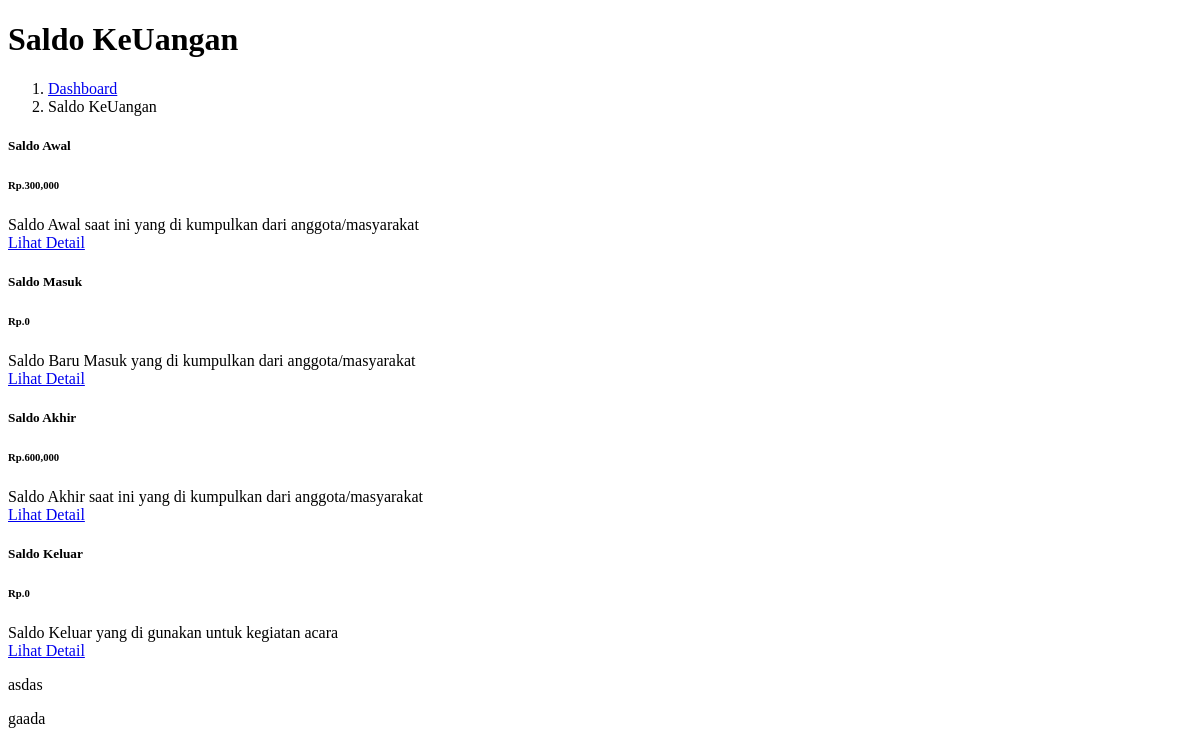
The page /admin/cek_saldo.php on the database as committed earlier.
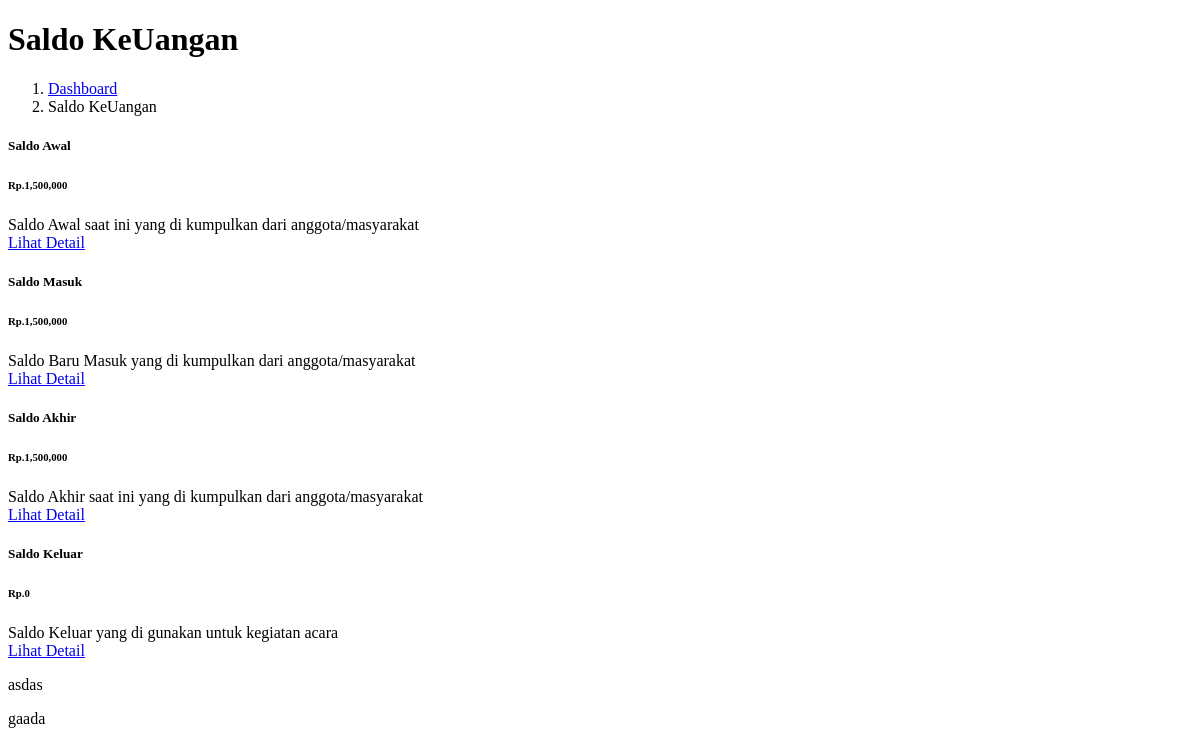
The same page on the database as committed later.
### tables this page shows
CREATE TABLE `saldo_awal` (
  `id_saldo_awal` int(11) NOT NULL,
  `id_saldo_akhir` int(11) NOT NULL,
  `jml_saldo_awal` varchar(255) NOT NULL,
  `tgl` date NOT NULL
);

CREATE TABLE `saldo_akhir` (
  `id_saldo_akhir` int(11) NOT NULL,
  `id_trx` int(11) NOT NULL,
  `jml_trx` varchar(255) NOT NULL,
  `jml_saldo_akhir` varchar(255) NOT NULL,
  `tgl` date NOT NULL
);

### admin/cek_saldo.php (the view, shortened to what the changed rows need)
<!DOCTYPE html>
<html>
<head>
</head>
<body>
     <div class="container">
          <div class="pagetitle">
               <h1 class="mb-1">Saldo KeUangan</h1>
          </div>
          <div class="row">
               <section class="section dashboard">
                    <div class="row">
                         <div class="col-md-12">
                              <div class="row">
                                   <div class="col-sm-4 ">
                                        <div class="card info-card sales-card bg-warning">
                                             <div class="card-body">
                                                  <h5 class="card-title text-white">Saldo Awal<span></span></h5>
                                                  <?php
										require '../config/config.php';
                    $bulan =  date('m', strtotime(date('Y-m-d')));
										$sql = mysqli_query($koneksi,"SELECT * FROM saldo_awal where month(tgl)='$bulan' ORDER BY `id_saldo_awal` DESC LIMIT 1");
										$rows = mysqli_num_rows($sql);
									if($rows<1){
										?>
                                                  <div class="d-flex align-items-center">
                                                       <div
                                                            class="card-icon rounded-circle d-flex align-items-center justify-content-center">
                                                            <i class="ri-inbox-fill"></i>
                                                       </div>
                                                       <div class="ps-3">
                                                            <h6>Rp.0</h6>
                                                       </div>
                                                  </div>
                                                  <span class="text-white small pt-1 fw-bold">Saldo Awal</span> <span
                                                       class="text-white small pt-2 ps-1">saat ini yang di kumpulkan
                                                       dari anggota/masyarakat</span><?php
									}
									else{
									while ($data = mysqli_fetch_array($sql)) {
										?>
                                                  <div class="d-flex align-items-center">
                                                       <div class="ps-3">
                                                            <h6>Rp.<?= number_format($data['jml_saldo_awal']); ?></h6>
                                                       </div>
                                                  </div>
                                                  <span class="text-white small pt-1 fw-bold">Saldo Awal</span> <span
                                                       class="text-white small pt-2 ps-1">saat ini yang di kumpulkan
                                                       dari anggota/masyarakat</span>
                                                  <?php }
											}?>
                                                  <div class="mt-3 text-end">
                                                       <a href="?url=lap_keuangan" class="text-white">Lihat Detail </a>
                                                  </div>
                                             </div>
                                        </div>
                                   </div>
                                   <div class="col-xxl-4 col-md-4">
                                        <div class="card info-card sales-card bg-info">
                                             <div class="card-body">
                                                  <h5 class="card-title text-white">Saldo Masuk<span></span></h5>
                                                  <?php
										require '../config/config.php';
                                                  $bulan =  date('m', strtotime(date('Y-m-d')));
										$sql = mysqli_query($koneksi,"SELECT sum(jml_trx) as jumlah FROM `trx` WHERE `keterangan`='saldo_masuk' and month(tgl)='$bulan' and status_trx='terima'");
										while ($data = mysqli_fetch_array($sql)) {
											?>
                                                  <div class="d-flex align-items-center">
                                                       <div class="ps-3">
                                                            <h6>Rp.<?= number_format($data['jumlah']); ?></h6>
                                                       </div>
                                                  </div>
                                                  <span class="text-white small pt-1 fw-bold">Saldo Baru Masuk</span>
                                                  <span class="text-white small pt-2 ps-1">yang di kumpulkan dari
                                                       anggota/masyarakat</span>
                                                  <?php } ?>
                                                  <div class="mt-3 text-end">
                                                       <a href="?url=lap_keuangan" class="text-white">Lihat Detail </a>
                                                  </div>
                                             </div>
                                        </div>
                                   </div>
                                   <div class="col-xxl-4 col-md-4">
                                        <div class="card info-card sales-card bg-primary">
                                             <div class="card-body ">
                                                  <h5 class="card-title text-white">Saldo Akhir<span></span></h5>
                                                  <?php
										require '../config/config.php';
										$sql = mysqli_query($koneksi,"SELECT * FROM saldo_akhir where month(tgl)='$bulan'  ORDER BY id_saldo_akhir DESC LIMIT 1");
										$rows = mysqli_num_rows($sql);
                                                  if($rows<1){
                                                       ?>
                                                       <div class="ps-3">
                                                            <h6>Rp.0</h6>
                                                       </div>
                                                       <span class="text-white small pt-1 fw-bold">Saldo Akhir</span> <span
                                                       class="small pt-2 ps-1 text-white">saat ini yang di kumpulkan
                                                       dari anggota/masyarakat</span>
                                                       <?php
                                                  }else{while ($data = mysqli_fetch_array($sql)) {
											?>
                                                  <div class="d-flex align-items-center">
                                                       <div class="ps-3">
                                                            <h6>Rp.<?= number_format($data['jml_saldo_akhir']); ?></h6>
                                                       </div>
                                                  </div>
                                                  <span class="text-white small pt-1 fw-bold">Saldo Akhir</span> <span
                                                       class="small pt-2 ps-1 text-white">saat ini yang di kumpulkan
                                                       dari anggota/masyarakat</span>
                                                  <?php }} ?>
                                                  <div class="mt-3 text-end">
                                                       <a href="?url=lap_keuangan" class="text-white">Lihat Detail </a>
                                                  </div>
                                             </div>
                                        </div>
                                   </div>
                                   <div class="col-xxl-4 col-md-4">
                                        <div class="card info-card sales-card bg-success">
                                             <div class="card-body">
                                                  <h5 class="card-title text-white">Saldo Keluar <span></span></h5>
                                                  <?php
										require '../config/config.php';
										$sql = mysqli_query($koneksi,"SELECT sum(jml_trx) as jumlah FROM `trx` WHERE `keterangan`='saldo_keluar' and status_trx='terima' and month(tgl)='$bulan'");
                                                  $rows = mysqli_num_rows($sql);
                                                  if($rows<1){
                                                       echo "Tidak ada data";
                                                  }else{
                                                       while ($data = mysqli_fetch_array($sql)) {
											?>
                                                  <div class="d-flex align-items-center">
                                                       <div class="ps-3">
                                                            <h6>Rp.<?= number_format($data['jumlah']); ?></h6>
                                                       </div>
                                                  </div>
                                                  <span class="text-white small pt-1 fw-bold">Saldo Keluar</span> <span
                                                       class="text-white small pt-2 ps-1">yang di gunakan untuk kegiatan
                                                       acara</span>
                                                  <?php
                                              }
                                               ?>
                                                  <div class="mt-3 text-end">
                                                       <a href="?url=lap_acara" class="text-white">Lihat Detail </a>
                                                  </div>
                                                  <?php
                                                  }
										 	?>
                                             </div>
                                        </div>
                                   </div>
                              </div>
                         </div>
                    </div>
               </section>
          </div>
     </div>
</body>
</html>

Rows that differ between the two databases and show on the page:
removed saldo_awal: jml_saldo_awal "300,000"
removed saldo_akhir: jml_saldo_akhir "600,000"
added saldo_awal: jml_saldo_awal "1,500,000"
added saldo_akhir: jml_saldo_akhir "1,500,000"
Other text that changed with them:
new list line: "Rp. 1,500,000 Saldo Baru Masuk yang di kumpulkan dari anggota/masyarakat"
list line gone: "Rp. 0 Saldo Baru Masuk yang di kumpulkan dari anggota/masyarakat"
